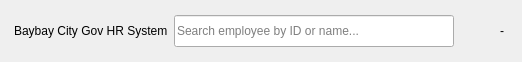
        <widget class="QFrame" name="headerFrame">
         <property name="minimumSize">
          <size>
           <width>0</width>
           <height>62</height>
          </size>
         </property>
         <property name="maximumSize">
          <size>
           <width>16777215</width>
           <height>62</height>
          </size>
         </property>
         <layout class="QHBoxLayout" name="headerLayout">
          <property name="leftMargin">
           <number>14</number>
          </property>
          <property name="topMargin">
           <number>9</number>
          </property>
          <property name="rightMargin">
           <number>18</number>
          </property>
          <property name="bottomMargin">
           <number>9</number>
          </property>
          <item>
           <widget class="QLabel" name="lblTitle">
            <property name="text">
             <string>Baybay City Gov HR System</string>
            </property>
           </widget>
          </item>
          <item>
           <widget class="QLineEdit" name="txtSearch">
            <property name="minimumSize">
             <size>
              <width>280</width>
              <height>32</height>
             </size>
            </property>
            <property name="maximumSize">
             <size>
              <width>360</width>
              <height>32</height>
             </size>
            </property>
            <property name="placeholderText">
             <string>Search employee by ID or name...</string>
            </property>
            <property name="clearButtonEnabled">
             <bool>true</bool>
            </property>
           </widget>
          </item>
          <item>
           <spacer name="hdrSpacer">
            <property name="orientation">
             <enum>Qt::Orientation::Horizontal</enum>
            </property>
            <property name="sizeHint" stdset="0">
             <size>
              <width>40</width>
              <height>20</height>
             </size>
            </property>
           </spacer>
          </item>
          <item>
           <widget class="QLabel" name="lblSession">
            <property name="text">
             <string>-</string>
            </property>
            <property name="alignment">
             <set>Qt::AlignmentFlag::AlignRight|Qt::AlignmentFlag::AlignTrailing|Qt::AlignmentFlag::AlignVCenter</set>
            </property>
           </widget>
          </item>
         </layout>
        </widget>
